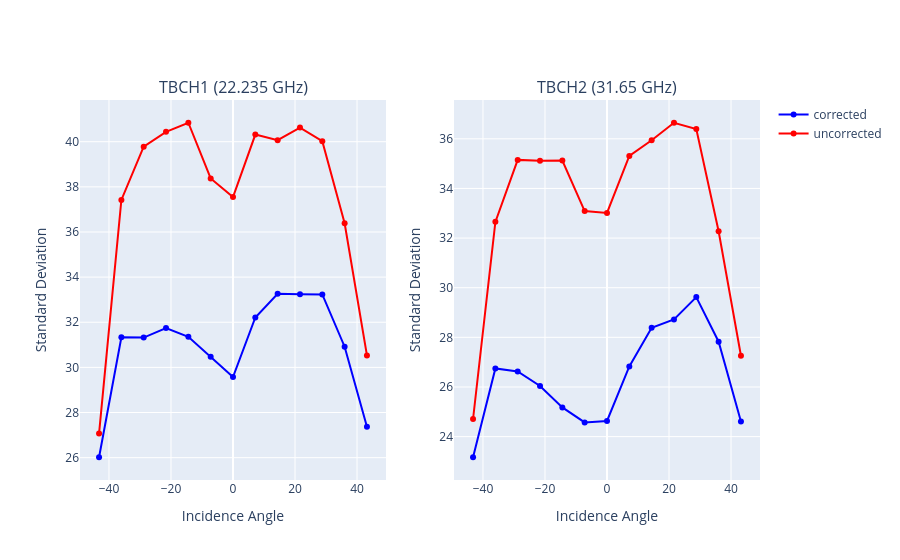

The code cell stored with this chart in its notebook:
### Code cell
from plotly.subplots import make_subplots
incidence_angles = [-43.2,-36,-28.8,-21.6,-14.4,-7.2,0,7.2,14.4,21.6,28.8,36,43.2]


box = (sic_corrected.LAT < 80) & (sic_corrected.LAT > 55) #& (((sic.LON >0) & (sic.LON < 60)) | (sic.LON>300))
sic_box = sic_corrected.where(box)

Q1 = sic_box.TBCH1.quantile(0.25)
Q3 = sic_box.TBCH1.quantile(0.75)
IQR = Q3 - Q1
# Define the outlier boundaries
lower_bound = Q1 - 1.5 * IQR
upper_bound = Q3 + 1.5 * IQR
print(lower_bound.values,upper_bound.values)

print(np.max(sic_box.TBCH1))
iqr= (sic_box.TBCH1 > lower_bound.values) & (sic_box.TBCH1 < upper_bound.values)

inang = (sic_box.n13_obs == 4)
#sic_box_filtered = sic_box.where(iqr)
#sic_box_filtered=sic_box.where(inang)
sic_box_filtered = sic_box
plot_geo(sic_box_filtered,sic_box_filtered.SIC_2ch,hemisphere="north",cmap_label="2 channel SIC", title="Sample Area for TB Uncertainty Measurement")
#sic_box = sic
fig = make_subplots(rows=1, cols=2, subplot_titles=("TBCH1 (22.235 GHz)", "TBCH2 (31.65 GHz)"))
fig.add_trace(go.Scatter(x=incidence_angles,y=[np.nanstd(sic_box_filtered.TBCH1_corr.values[:,s]) for s in range(13)],
                         mode='lines+markers',name="corrected",marker=dict(color='blue')),row=1,col=1)
fig.add_trace(go.Scatter(x=incidence_angles,y=[np.nanstd(sic_box_filtered.TBCH1.values[:,s]) for s in range(13)],
                         mode='lines+markers',name="uncorrected",marker=dict(color='red')),row=1,col=1)
fig.update_xaxes(title_text = "Incidence Angle",row=1,col=1)
fig.update_xaxes(title_text = "Incidence Angle",row=1,col=2)
fig.update_yaxes(title_text = "Standard Deviation",row=1,col=1)
fig.update_yaxes(title_text = "Standard Deviation",row=1,col=2)

fig.add_trace(go.Scatter(x=incidence_angles,y=[np.nanstd(sic_box_filtered.TBCH2_corr.values[:,s]) for s in range(13)],
                         mode='lines+markers',name="corrected",marker=dict(color='blue'),showlegend=False),row=1,col=2)
fig.add_trace(go.Scatter(x=incidence_angles,y=[np.nanstd(sic_box_filtered.TBCH2.values[:,s]) for s in range(13)],
                         mode='lines+markers',name="uncorrected",marker=dict(color='red'),showlegend=False),row=1,col=2)

fig.show()

### Figure 1 — Plotly figure (JSON) as saved in the notebook; plotly's stock layout.template omitted (floating-point values rounded to 4 significant figures)
{"data": [{"marker": {"color": "blue"}, "mode": "lines+markers", "name": "corrected", "type": "scatter", "x": [-43.2, -36, -28.8, -21.6, -14.4, -7.2, 0, 7.2, 14.4, 21.6, 28.8, 36, 43.2], "xaxis": "x", "y": [26.02, 31.33, 31.32, 31.74, 31.35, 30.47, 29.57, 32.21, 33.26, 33.24, 33.23, 30.92, 27.37], "yaxis": "y"}, {"marker": {"color": "red"}, "mode": "lines+markers", "name": "uncorrected", "type": "scatter", "x": [-43.2, -36, -28.8, -21.6, -14.4, -7.2, 0, 7.2, 14.4, 21.6, 28.8, 36, 43.2], "xaxis": "x", "y": [27.07, 37.42, 39.78, 40.44, 40.84, 38.37, 37.55, 40.32, 40.06, 40.62, 40.02, 36.39, 30.53], "yaxis": "y"}, {"marker": {"color": "blue"}, "mode": "lines+markers", "name": "corrected", "showlegend": false, "type": "scatter", "x": [-43.2, -36, -28.8, -21.6, -14.4, -7.2, 0, 7.2, 14.4, 21.6, 28.8, 36, 43.2], "xaxis": "x2", "y": [23.17, 26.75, 26.63, 26.04, 25.17, 24.57, 24.63, 26.83, 28.39, 28.72, 29.62, 27.82, 24.61], "yaxis": "y2"}, {"marker": {"color": "red"}, "mode": "lines+markers", "name": "uncorrected", "showlegend": false, "type": "scatter", "x": [-43.2, -36, -28.8, -21.6, -14.4, -7.2, 0, 7.2, 14.4, 21.6, 28.8, 36, 43.2], "xaxis": "x2", "y": [24.71, 32.65, 35.15, 35.11, 35.13, 33.09, 33.01, 35.31, 35.94, 36.65, 36.4, 32.28, 27.26], "yaxis": "y2"}], "layout": {"annotations": [{"font": {"size": 16}, "showarrow": false, "text": "TBCH1 (22.235 GHz)", "x": 0.225, "xanchor": "center", "xref": "paper", "y": 1, "yanchor": "bottom", "yref": "paper"}, {"font": {"size": 16}, "showarrow": false, "text": "TBCH2 (31.65 GHz)", "x": 0.775, "xanchor": "center", "xref": "paper", "y": 1, "yanchor": "bottom", "yref": "paper"}], "xaxis": {"anchor": "y", "domain": [0, 0.45], "title": {"text": "Incidence Angle"}}, "xaxis2": {"anchor": "y2", "domain": [0.55, 1], "title": {"text": "Incidence Angle"}}, "yaxis": {"anchor": "x", "domain": [0, 1], "title": {"text": "Standard Deviation"}}, "yaxis2": {"anchor": "x2", "domain": [0, 1], "title": {"text": "Standard Deviation"}}}}
